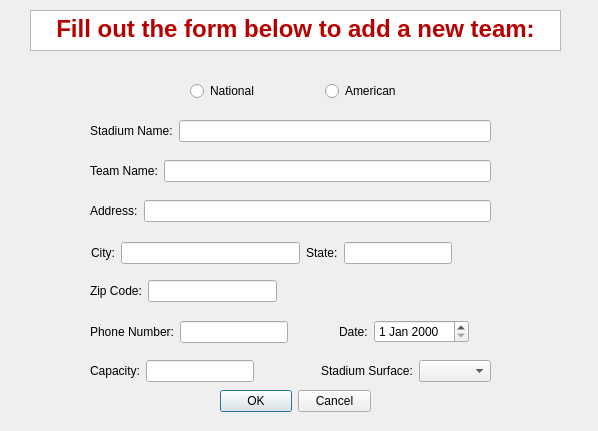
<?xml version="1.0" encoding="UTF-8"?>
<ui version="4.0">
 <class>add_Team</class>
 <widget class="QDialog" name="add_Team">
  <property name="geometry">
   <rect>
    <x>0</x>
    <y>0</y>
    <width>598</width>
    <height>431</height>
   </rect>
  </property>
  <property name="windowTitle">
   <string>Dialog</string>
  </property>
  <widget class="QTextBrowser" name="textBrowser">
   <property name="geometry">
    <rect>
     <x>30</x>
     <y>10</y>
     <width>531</width>
     <height>41</height>
    </rect>
   </property>
   <property name="minimumSize">
    <size>
     <width>531</width>
     <height>41</height>
    </size>
   </property>
   <property name="maximumSize">
    <size>
     <width>531</width>
     <height>41</height>
    </size>
   </property>
   <property name="html">
    <string>&lt;!DOCTYPE HTML PUBLIC &quot;-//W3C//DTD HTML 4.0//EN&quot; &quot;http://www.w3.org/TR/REC-html40/strict.dtd&quot;&gt;
&lt;html&gt;&lt;head&gt;&lt;meta name=&quot;qrichtext&quot; content=&quot;1&quot; /&gt;&lt;style type=&quot;text/css&quot;&gt;
p, li { white-space: pre-wrap; }
&lt;/style&gt;&lt;/head&gt;&lt;body style=&quot; font-family:'MS Shell Dlg 2'; font-size:8.25pt; font-weight:400; font-style:normal;&quot;&gt;
&lt;p align=&quot;center&quot; style=&quot; margin-top:0px; margin-bottom:0px; margin-left:0px; margin-right:0px; -qt-block-indent:0; text-indent:0px;&quot;&gt;&lt;span style=&quot; font-family:'MS Shell Dlg 2'; font-size:18pt; font-weight:600; color:#b80000;&quot;&gt;Fill out the form below to add a new team:&lt;/span&gt;&lt;/p&gt;&lt;/body&gt;&lt;/html&gt;</string>
   </property>
  </widget>
  <widget class="QDialogButtonBox" name="buttonBox">
   <property name="geometry">
    <rect>
     <x>220</x>
     <y>390</y>
     <width>151</width>
     <height>23</height>
    </rect>
   </property>
   <property name="standardButtons">
    <set>QDialogButtonBox::Cancel|QDialogButtonBox::Ok</set>
   </property>
  </widget>
  <widget class="QWidget" name="layoutWidget">
   <property name="geometry">
    <rect>
     <x>90</x>
     <y>360</y>
     <width>401</width>
     <height>22</height>
    </rect>
   </property>
   <layout class="QHBoxLayout" name="horizontalLayout_4">
    <item>
     <widget class="QLabel" name="label_9">
      <property name="text">
       <string>Capacity:</string>
      </property>
     </widget>
    </item>
    <item>
     <widget class="QLineEdit" name="lineEdit_Capacity"/>
    </item>
    <item>
     <spacer name="horizontalSpacer_3">
      <property name="orientation">
       <enum>Qt::Horizontal</enum>
      </property>
      <property name="sizeHint" stdset="0">
       <size>
        <width>40</width>
        <height>20</height>
       </size>
      </property>
     </spacer>
    </item>
    <item>
     <widget class="QLabel" name="label_10">
      <property name="text">
       <string>Stadium Surface:</string>
      </property>
     </widget>
    </item>
    <item>
     <widget class="QComboBox" name="comboBox_GrassSurface"/>
    </item>
   </layout>
  </widget>
  <widget class="QWidget" name="layoutWidget">
   <property name="geometry">
    <rect>
     <x>190</x>
     <y>80</y>
     <width>211</width>
     <height>22</height>
    </rect>
   </property>
   <layout class="QHBoxLayout" name="horizontalLayout">
    <item>
     <widget class="QRadioButton" name="radioButton_National">
      <property name="text">
       <string>National</string>
      </property>
     </widget>
    </item>
    <item>
     <spacer name="horizontalSpacer">
      <property name="orientation">
       <enum>Qt::Horizontal</enum>
      </property>
      <property name="sizeHint" stdset="0">
       <size>
        <width>40</width>
        <height>20</height>
       </size>
      </property>
     </spacer>
    </item>
    <item>
     <widget class="QRadioButton" name="radioButton_American">
      <property name="text">
       <string>American</string>
      </property>
     </widget>
    </item>
   </layout>
  </widget>
  <widget class="QWidget" name="layoutWidget">
   <property name="geometry">
    <rect>
     <x>90</x>
     <y>120</y>
     <width>401</width>
     <height>22</height>
    </rect>
   </property>
   <layout class="QHBoxLayout" name="horizontalLayout_5">
    <item>
     <widget class="QLabel" name="label">
      <property name="text">
       <string>Stadium Name:</string>
      </property>
     </widget>
    </item>
    <item>
     <widget class="QLineEdit" name="lineEdit_StadiumName"/>
    </item>
   </layout>
  </widget>
  <widget class="QWidget" name="layoutWidget">
   <property name="geometry">
    <rect>
     <x>90</x>
     <y>160</y>
     <width>401</width>
     <height>22</height>
    </rect>
   </property>
   <layout class="QHBoxLayout" name="horizontalLayout_6">
    <item>
     <widget class="QLabel" name="label_2">
      <property name="text">
       <string>Team Name:</string>
      </property>
     </widget>
    </item>
    <item>
     <widget class="QLineEdit" name="lineEdit_TeamName"/>
    </item>
   </layout>
  </widget>
  <widget class="QWidget" name="layoutWidget">
   <property name="geometry">
    <rect>
     <x>90</x>
     <y>200</y>
     <width>401</width>
     <height>22</height>
    </rect>
   </property>
   <layout class="QHBoxLayout" name="horizontalLayout_8">
    <item>
     <widget class="QLabel" name="label_3">
      <property name="text">
       <string>Address:</string>
      </property>
     </widget>
    </item>
    <item>
     <widget class="QLineEdit" name="lineEdit_StadiumAddress"/>
    </item>
   </layout>
  </widget>
  <widget class="QWidget" name="layoutWidget">
   <property name="geometry">
    <rect>
     <x>90</x>
     <y>280</y>
     <width>187</width>
     <height>22</height>
    </rect>
   </property>
   <layout class="QHBoxLayout" name="horizontalLayout_10">
    <item>
     <widget class="QLabel" name="label_5">
      <property name="text">
       <string>Zip Code:</string>
      </property>
     </widget>
    </item>
    <item>
     <widget class="QLineEdit" name="lineEdit_Zip_Code"/>
    </item>
   </layout>
  </widget>
  <widget class="QWidget" name="layoutWidget">
   <property name="geometry">
    <rect>
     <x>90</x>
     <y>320</y>
     <width>379</width>
     <height>24</height>
    </rect>
   </property>
   <layout class="QHBoxLayout" name="horizontalLayout_12">
    <item>
     <widget class="QLabel" name="label_7">
      <property name="text">
       <string>Phone Number:</string>
      </property>
     </widget>
    </item>
    <item>
     <layout class="QHBoxLayout" name="horizontalLayout_3">
      <item>
       <widget class="QLineEdit" name="lineEdit_PhoneNumber"/>
      </item>
      <item>
       <spacer name="horizontalSpacer_4">
        <property name="orientation">
         <enum>Qt::Horizontal</enum>
        </property>
        <property name="sizeHint" stdset="0">
         <size>
          <width>40</width>
          <height>20</height>
         </size>
        </property>
       </spacer>
      </item>
      <item>
       <widget class="QLabel" name="label_8">
        <property name="text">
         <string>Date:</string>
        </property>
       </widget>
      </item>
      <item>
       <widget class="QDateEdit" name="dateEdit"/>
      </item>
     </layout>
    </item>
   </layout>
  </widget>
  <widget class="QWidget" name="">
   <property name="geometry">
    <rect>
     <x>91</x>
     <y>240</y>
     <width>401</width>
     <height>26</height>
    </rect>
   </property>
   <layout class="QHBoxLayout" name="horizontalLayout_9">
    <item>
     <widget class="QLabel" name="label_4">
      <property name="text">
       <string>City:</string>
      </property>
     </widget>
    </item>
    <item>
     <layout class="QHBoxLayout" name="horizontalLayout_7">
      <item>
       <widget class="QLineEdit" name="lineEdit_City"/>
      </item>
      <item>
       <layout class="QHBoxLayout" name="horizontalLayout_2">
        <item>
         <widget class="QLabel" name="label_6">
          <property name="text">
           <string>State:</string>
          </property>
         </widget>
        </item>
        <item>
         <widget class="QLineEdit" name="lineEdit_State"/>
        </item>
        <item>
         <spacer name="horizontalSpacer_2">
          <property name="orientation">
           <enum>Qt::Horizontal</enum>
          </property>
          <property name="sizeHint" stdset="0">
           <size>
            <width>40</width>
            <height>20</height>
           </size>
          </property>
         </spacer>
        </item>
       </layout>
      </item>
     </layout>
    </item>
   </layout>
  </widget>
 </widget>
 <resources/>
 <connections/>
</ui>
